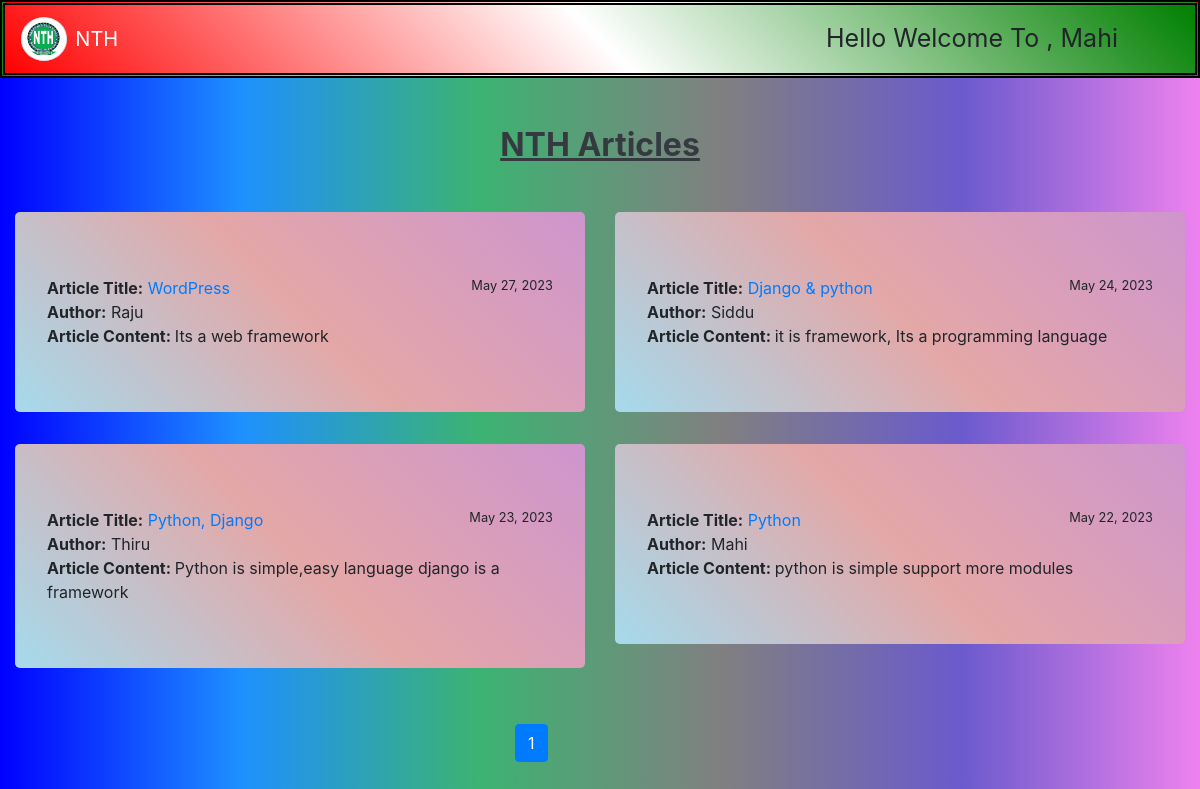
The page / (signed in) on the database its author committed.
### app/models.py (models this page shows, shortened)
class Post(models.Model):
    title = models.CharField(max_length=100)
    slug = models.SlugField(max_length=100)
    author = models.ForeignKey(User, on_delete = models.CASCADE)
    body = models.TextField()
    likes = models.ManyToManyField(User, related_name = 'likes')
    created_date = models.DateField(max_length=50, auto_now_add=True)
    updated_date = models.DateField(max_length=50, auto_now=True)

### app/views.py (the view)
# urls.py: path('',views.post_list, name='post_list'),
def post_list(request):
    posts_list = Post.objects.all().order_by('-id')
    query = request.GET.get('query')
    if query:
        posts = Post.objects.filter(
        Q(title__contains = query) |
        Q(author__username = query) |
        Q(body__contains = query)
        )
    paginator = Paginator(posts_list,4)
    page = request.GET.get('page')
    try:
        posts = paginator.page(page)
    except PageNotAnInteger:
        posts = paginator.page(1)
    except EmptyPage:
        posts = paginator.page(paginator.num_pages)
    return render(request, 'post_list.html',{'posts':posts})

### templates/post_list.html (shortened to what this page needs)
{% extends 'base.html' %}
    {% block content %}
    <div class="container-fluid">
      <div class="row">
        {% for i in posts %}
          <div class="col-md-6" >
            <div class="jumbotron"
            style="background-image: linear-gradient(45deg,rgb(165, 218, 236),rgb(228, 167, 167),rgb(206, 149, 206));">
              <b>Article Title:</b> <a href="{% url 'post_detail' i.id i.slug %}">{{ i.title }}</a>
              <small style="float:right">{{ i.created_date }}</small><br>
              <b>Author:</b>  {{ i.author }} <br>
              <b>Article Content: </b> {{ i.body }} <br>
            </div>
          </div>
        {% empty %}
          <div class="container m-5">
            <div class="jumbotron m-5">
              <h1 class="text-center">No Articles Availble</h1>
            </div>
          </div>
        {% endfor %}
      </div>
    </div>
    <br>
    <div class="offset-md-5 col-md-5">
    <ul class="pagination">
      {% for p in posts.paginator.page_range %}
        {% if posts.number == p %}
            <li class="page-item active">
                <a class="page-link" href="?page={{ p }}">{{ p }}</a>
            </li>
        {% else %}
        <li class="page-item">
            <a class="page-link" href="?page={{ p }}">{{ p }}</a>
        </li>
        {% endif %}
      {% endfor %}
    </ul>
  </div>
    {% endblock %}

### templates/navbar.html (shortened to what this page needs)
{% load static %}
<nav class="navbar navbar-expand-lg navbar-dark"
style="background-image:linear-gradient(45deg,red,white,green); border: 5px double black;">
  <img src="{% static 'images/logo.png' %}" style="width:4%; height:4%; border-radius:50%;" class="img-thumbnail mr-2">
  <a class="navbar-brand" href="#">NTH</a>
  <div class="collapse navbar-collapse" id="navbarSupportedContent">
    <ul class="navbar-nav">
      {% if request.user.is_authenticated %}
      <li class="nav-item">
        <a href="{% url 'loginhome' %}" class="btn mr-5" style="font-size:25px;">  Hello Welcome To , {{ request.user|capfirst }} </a>
      </li>
      {% else %}
      <li class="nav-item">
          <a class="btn btn-light mr-5" href="{% url 'user_login' %}">Login</a>
          <a class="btn btn-light mr-5" href="{% url 'signup' %}">Signup</a>
      </li>
      {% endif %}
    </ul>
  </div>
</nav>

### templates/base.html (style rules this page uses)
body { background-image: linear-gradient(90deg,blue,DodgerBlue,MediumSeaGreen,Gray,SlateBlue,Violet); }

### rows shown on the page
Post: title "WordPress", created_date "May 27, 2023", author "Raju", body "Its a web framework"
Post: title "Django & python", created_date "May 24, 2023", author "Siddu", body "it is framework, Its a programming language"
Post: title "Python, Django", created_date "May 23, 2023", author "Thiru", body "Python is simple,easy language django is a framework"
Post: title "Python", created_date "May 22, 2023", author "Mahi", body "python is simple support more modules"

### other values the page prints
{{ request.user|capfirst }} "Mahi"
{{ p }} "1"
